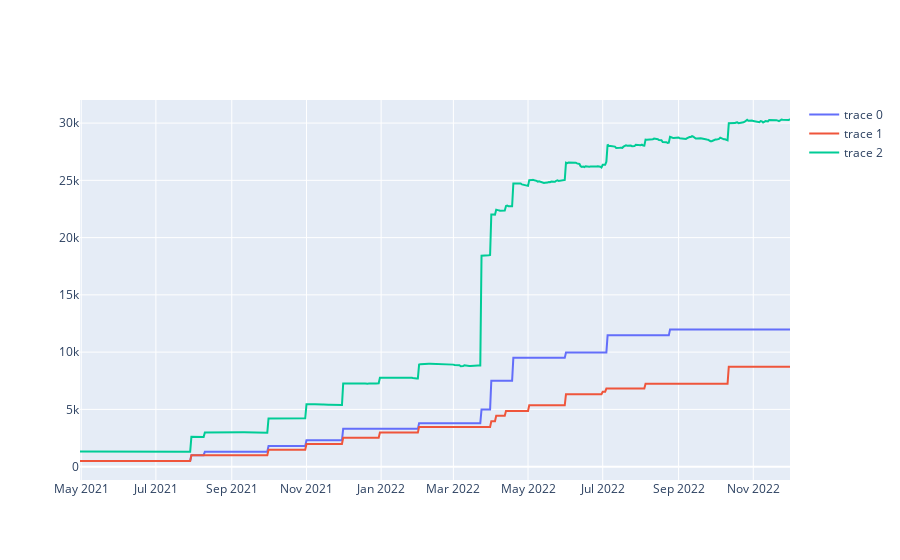

Here is the notebook cell this chart was saved with:
### Code cell
import plotly.graph_objects as go

fig = go.Figure()
fig.add_trace(go.Scatter(x=df['Date'], y=df['ZEN_Deposit']))
fig.add_trace(go.Scatter(x=df['Date'], y=df['ZEN_Invested']))
fig.add_trace(go.Scatter(x=df['Date'], y=df['ZEN_Value']))
fig.show()

### Figure 1 — Plotly figure (JSON) as saved in the notebook; plotly's stock layout.template omitted (floating-point values rounded to 4 significant figures; data arrays with more than 128 entries replaced by an {"elided": "..."} marker saying what was removed)
{"data": [{"type": "scatter", "x": {"elided": "650 str values"}, "y": {"elided": "650 float values"}}, {"type": "scatter", "x": {"elided": "650 str values"}, "y": {"elided": "650 float values"}}, {"type": "scatter", "x": {"elided": "650 str values"}, "y": {"elided": "650 float values"}}], "layout": {}}
